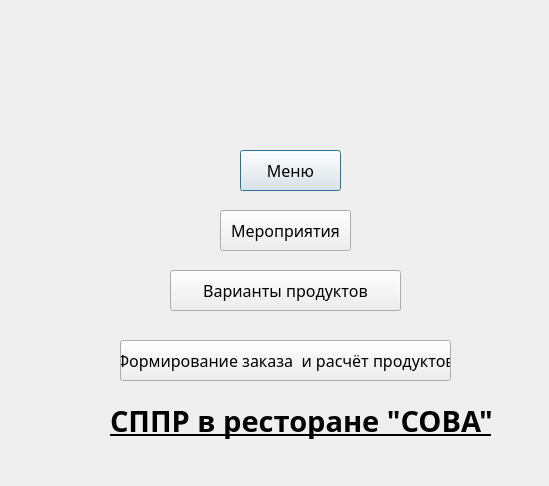
<?xml version="1.0" encoding="UTF-8"?>
<ui version="4.0">
 <class>Dialog</class>
 <widget class="QDialog" name="Dialog">
  <property name="geometry">
   <rect>
    <x>0</x>
    <y>0</y>
    <width>549</width>
    <height>486</height>
   </rect>
  </property>
  <property name="windowTitle">
   <string>Dialog</string>
  </property>
  <property name="styleSheet">
   <string notr="true"/>
  </property>
  <widget class="QLabel" name="label">
   <property name="geometry">
    <rect>
     <x>-90</x>
     <y>-60</y>
     <width>741</width>
     <height>641</height>
    </rect>
   </property>
   <property name="font">
    <font>
     <family>Segoe UI Semilight</family>
     <pointsize>20</pointsize>
    </font>
   </property>
   <property name="styleSheet">
    <string notr="true">
background-image: url(top.jpg);
background-repeat: no-repeat;
background-position: center;
background-size: cover;</string>
   </property>
   <property name="lineWidth">
    <number>0</number>
   </property>
   <property name="text">
    <string/>
   </property>
  </widget>
  <widget class="QPushButton" name="pushButton">
   <property name="geometry">
    <rect>
     <x>240</x>
     <y>150</y>
     <width>101</width>
     <height>41</height>
    </rect>
   </property>
   <property name="font">
    <font>
     <family>Segoe UI Semilight</family>
     <pointsize>12</pointsize>
    </font>
   </property>
   <property name="text">
    <string>Меню</string>
   </property>
  </widget>
  <widget class="QPushButton" name="events_button">
   <property name="geometry">
    <rect>
     <x>220</x>
     <y>210</y>
     <width>131</width>
     <height>41</height>
    </rect>
   </property>
   <property name="font">
    <font>
     <family>Segoe UI Semilight</family>
     <pointsize>12</pointsize>
    </font>
   </property>
   <property name="text">
    <string>Мероприятия</string>
   </property>
  </widget>
  <widget class="QPushButton" name="push_button_2">
   <property name="geometry">
    <rect>
     <x>170</x>
     <y>270</y>
     <width>231</width>
     <height>41</height>
    </rect>
   </property>
   <property name="font">
    <font>
     <family>Segoe UI Semilight</family>
     <pointsize>12</pointsize>
    </font>
   </property>
   <property name="text">
    <string>Варианты продуктов</string>
   </property>
  </widget>
  <widget class="QPushButton" name="push_button_3">
   <property name="geometry">
    <rect>
     <x>120</x>
     <y>340</y>
     <width>331</width>
     <height>41</height>
    </rect>
   </property>
   <property name="font">
    <font>
     <family>Segoe UI Semilight</family>
     <pointsize>12</pointsize>
    </font>
   </property>
   <property name="text">
    <string>Формирование заказа  и расчёт продуктов</string>
   </property>
  </widget>
  <widget class="QLabel" name="label_2">
   <property name="geometry">
    <rect>
     <x>110</x>
     <y>390</y>
     <width>381</width>
     <height>61</height>
    </rect>
   </property>
   <property name="font">
    <font>
     <family>Segoe UI Semilight</family>
     <pointsize>22</pointsize>
     <weight>75</weight>
     <italic>false</italic>
     <bold>true</bold>
     <underline>true</underline>
    </font>
   </property>
   <property name="text">
    <string>СППР в ресторане &quot;СОВА&quot;</string>
   </property>
  </widget>
 </widget>
 <resources/>
 <connections/>
</ui>
